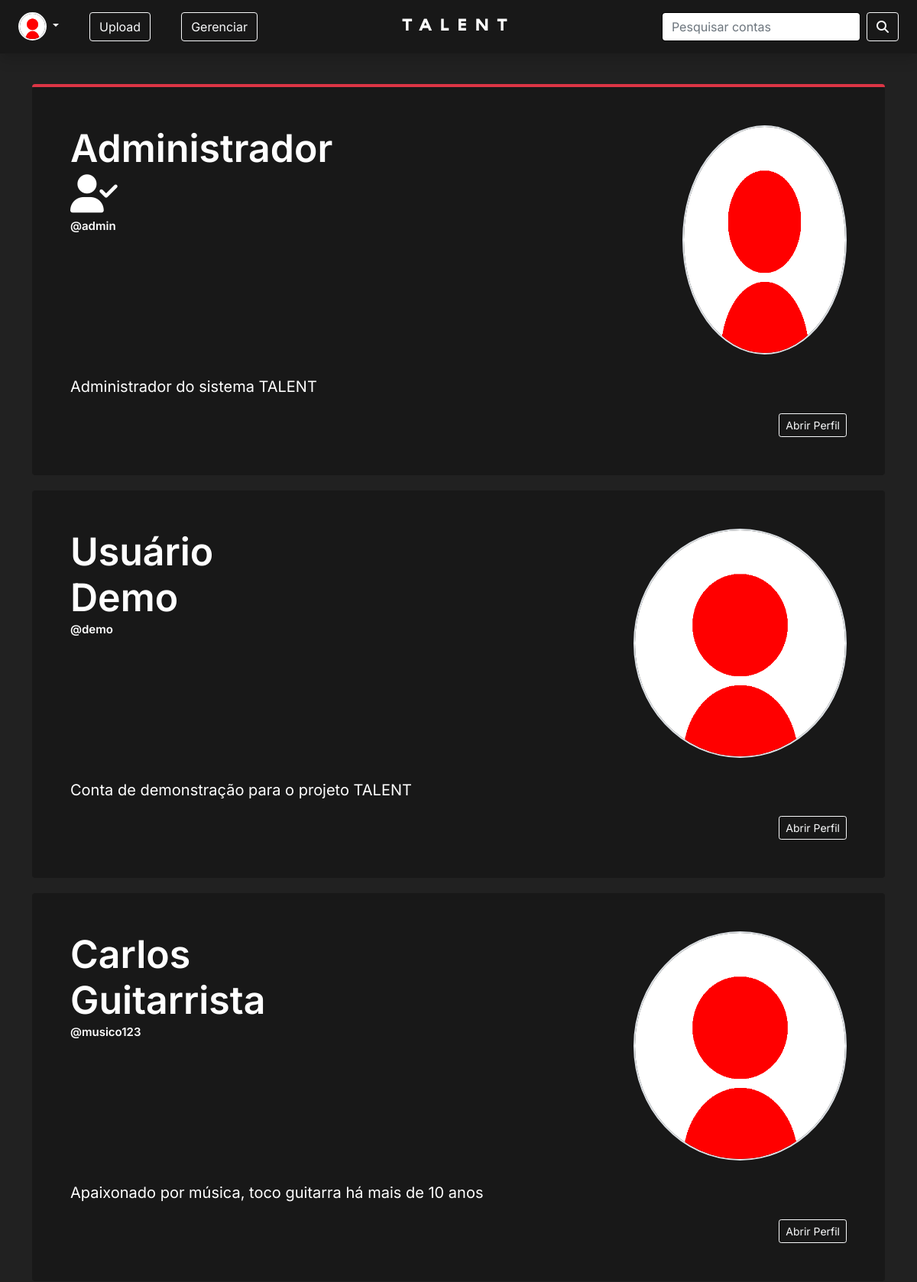
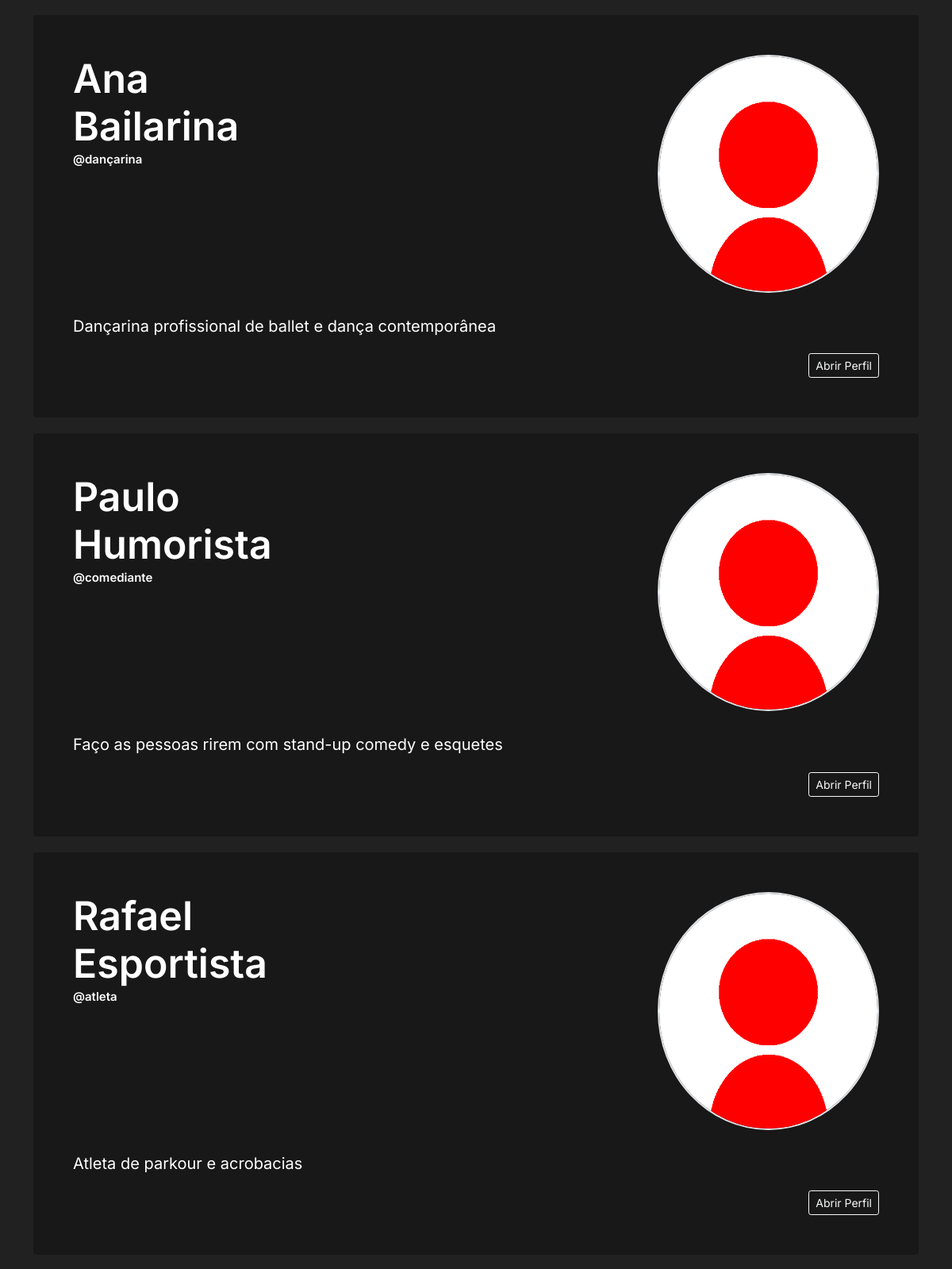
The app's page /talent/users.php (signed in, upper part) with its own data (2 pictures, top to bottom).
### tables this page shows
CREATE TABLE `usuario` (
  `usuario_id` int(11) NOT NULL AUTO_INCREMENT,
  `usuario` varchar(50) NOT NULL,
  `email` varchar(100) NOT NULL,
  `senha` varchar(255) NOT NULL,
  `nome` varchar(100) NOT NULL,
  `data_cadastro` datetime NOT NULL DEFAULT current_timestamp(),
  `data_nascimento` date NOT NULL,
  `adm` tinyint(1) NOT NULL DEFAULT 0,
  `biografia` text DEFAULT 'Sem biografia.',
  `imagem_perfil` varchar(255) DEFAULT 'profileimg.png',
  `status` enum('ativo','inativo','banido') NOT NULL DEFAULT 'ativo',
  PRIMARY KEY (`usuario_id`),
  UNIQUE KEY `usuario` (`usuario`),
  UNIQUE KEY `email` (`email`)
);

### talent/users.php (the view, shortened to what this page needs)
<?php
include "../app/conection.php";
$userSearch = mysqli_real_escape_string($conexao, $_GET['userSearch']);
require_once "restrict/navbar.php";
?>
<div class="container">
    <div class="container2">
        <?php
            $query = "SELECT nome, usuario, biografia, adm, imagem_perfil from usuario where usuario like '%".$userSearch."%'";
            $res = mysqli_query($conexao, $query);
            if(mysqli_num_rows($res) > 0){
                while($userSearch = mysqli_fetch_assoc($res)) {
                    $admBD = $userSearch['adm'];
        ?>
        <div class="userSpace">
            <?php
                if($admBD == 1){
            ?>
                    <div class="border-top border-danger rounded border-4 userSpace">
            <?php } ?>
            <div class="profile-card rounded bg-custom">
                <div class="row">
                    <h1 class="text-left especialpadd2 position-relative col">
                        <?=$userSearch['nome']?><?php if($admBD == 1){?><i class="fas fa-user-check"></i><?php } ?>
                        <p class="especialpadd position-relative col-5">@<?=$userSearch['usuario']?></p>
                    </h1>
                    <p class="especialpadd position-relative col-5"></p>
                    <div class="especialpadd position-relative col-sm">
                        <img class ="float-right profile-image border border-2" src="assets/users/profile/<?=$userSearch['imagem_perfil']?>" class="rounded float-right p-2 position-relative" width="300px" height="300px"></img>
                    </div>
                    <p class="text-left biography2">
                        <?=$userSearch['biografia']?>
                    </p>
                    <form method="GET" action="user">
                        <input type="hidden" value="<?=$userSearch['usuario']?>" name="userProfile"><br>
                        <div class="text-end">
                            <button type="submit" class="btn btn-outline-light btn-sm">Abrir Perfil</button>
                        </div>
                    </form>
                </div>
            </div>
        </div>
        <?php
                    }
                } else {
        ?>
        <div class="shadow-none p-3 mb-5 bg-custom rounded ">
            <h3 class="text-center unknowpadd">Nenhum usuário com esse @ encontrado.</h3>
        </div>
        <?php
            }
        ?>
    </div>
</div>
</body>
</html>

### talent/restrict/navbar.php (shortened to what this page needs)
<!DOCTYPE html>
<html lang="pt-BR">
<head>
    <link rel="stylesheet" href="assets/css/style.css">
    <link rel="stylesheet" href="assets/css/bootstrap.css">
    <link rel="stylesheet" href="assets/css/LineIcons.2.0.css" />
    <link rel="stylesheet" href="assets/css/animate.css" />
    <link rel="stylesheet" href="assets/css/tiny-slider.css" />
    <link rel="stylesheet" href="assets/css/glightbox.min.css" />
    <link rel="stylesheet" href="assets/css/main.css" />
</head>
<body>
    <header class="bg-custom fixed-top Small shadow">
        <div class="container-fluid">
            <nav class="navbar navbar-expand-md navbar-dark bg-custom py-3">
                <div class="container-fluid">
                    <div class="navbar-collapse collapse w-100 order-1 order-md-0 dual-collapse2">
                        <ul class="navbar-nav me-auto">
                            <?php
                            if(isset($_SESSION['usuario'])):
                            ?>
                            <a class="dropdown-toggle nav-item custom-text-white mobiled"
                                href="#"
                                id="dropdownMenuButton1"
                                data-bs-toggle="dropdown"
                                aria-expanded="false">
                                <img src="assets/users/profile/<?=$_SESSION['imagem_perfil']?>"
                                class="rounded-circle border border-light border-2"
                                height="37"
                                alt=""/>
                            </a>
                            <li class="nav-item active mobiled">
                                <button type="button" class="btn btn-outline-light" data-bs-toggle="modal" data-bs-target="#telaUpload">Upload</button>
                            </li>
                            <?php
                            if(isset($_SESSION['adm'])):
                            ?>
                            <li class="nav-item">
                            <form action="restrict/admin.php">
                                <button type="submit" class="btn btn-outline-light">Gerenciar</button>
                            </form>
                            </li>
                            <?php
                            endif;
                            ?>
                            <?php
                            endif;
                            ?>
                    </div>
                    <div class="mx-auto order-0">
                    <a class="navbar-brand mb-0 h1 mx-auto fonttypograph" href="index">TALENT</a>
                    </div>
        <?php if(isset($_SESSION['usuario'])){ ?>
        <div class="navbar-collapse collapse w-100 order-3 dual-collapse2">
            <ul class="navbar-nav ms-auto">
                <li class="nav-item">
                <form class="d-flex" method="GET" action="users">
                    <input class="form-control me-2" type="search" placeholder="Pesquisar contas" name="userSearch" aria-label="Search">
                    <button class="btn btn-outline-light" type="submit"><i class="fas fa-search"></i></button>
                </form>
                </li>
            </ul>
        </div>
        <?php } ?>
                </div>
            </nav>
        </div>
    </header>

### talent/assets/css/style.css (style rules this page uses)
.container2 { padding-top: 110px; }
.especialpadd { padding-bottom: 30px; }
.especialpadd2 { padding-bottom: 10px; }
.profile-image { border-radius: 50%; }
.profile-card { background-color: white; padding: 50px; }
.userSpace { padding-bottom: 20px; }
.custom-text-white { color: white; }
.biography2 { font-size: 20px !important; }

### talent/assets/css/main.css (style rules this page uses)
html { scroll-behavior: smooth; }
body { font-family: "Inter", sans-serif; font-weight: normal; font-style: normal; color: #FFF; overflow-x: hidden; font-size: 15px; }
p { margin: 0; padding: 0; font-size: 15px; line-height: 24px; color: #FFF; }
* { margin: 0; padding: 0; }
span, a { display: inline-block; text-decoration: none; transition: all 0.4s ease; -webkit-transition: all 0.4s ease; -moz-transition: all 0.4s ease; }
audio, canvas, iframe, img, svg, video { vertical-align: middle; }
img { max-width: 100%; }
h1, h2, h3, h4, h5, h6 { font-weight: 600; margin: 0px; color: #ffffff; }
h1 { font-size: 50px; }
ul, ol { margin: 0px; padding: 0px; list-style-type: none; }
.navbar { padding: 0; position: relative; -webkit-transition: all 0.3s ease-out 0s; transition: all 0.3s ease-out 0s; }
.navbar-brand { padding-left: 0; border-radius: 0; }
.navbar-nav .nav-item { z-index: 1; position: relative; margin-right: 40px; }
.navbar-nav .nav-item:last-child { margin-right: 0 !important; }

### talent/restrict/navbar.php (style rules this page uses)
.fonttypograph { font-family: 'typographpro'; letter-spacing: 0.5em; font-stretch: ultra-expanded; color: black; }

### records on screen
usuario: nome "Administrador", adm 1 (drawn), usuario "admin", imagem_perfil (picture), biografia "Administrador do sistema TALENT"
usuario: nome "Usuário Demo", usuario "demo", imagem_perfil (picture), biografia "Conta de demonstração para o projeto TALENT"
usuario: nome "Carlos Guitarrista", usuario "musico123", imagem_perfil (picture), biografia "Apaixonado por música, toco guitarra há mais de 10 anos"
usuario: nome "Ana Bailarina", usuario "dançarina", imagem_perfil (picture), biografia "Dançarina profissional de ballet e dança contemporânea"
usuario: nome "Paulo Humorista", usuario "comediante", imagem_perfil (picture), biografia "Faço as pessoas rirem com stand-up comedy e esquetes"
usuario: nome "Rafael Esportista", usuario "atleta", imagem_perfil (picture), biografia "Atleta de parkour e acrobacias"
